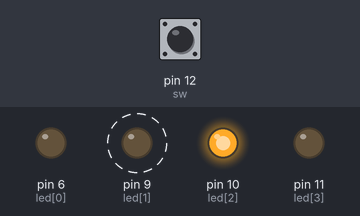
Bench run of a sketch on a simulated Arduino Uno, built with avr-gcc and run on an emulated ATmega328P. On the bench: output pins drawn as LEDs (lit = HIGH). Dashed ring = blinking. Inputs (shaded band) come from the test bench; at power-on: pin 12 (sw) HIGH.

Above: at 0.5 s.
At 1.1 s:
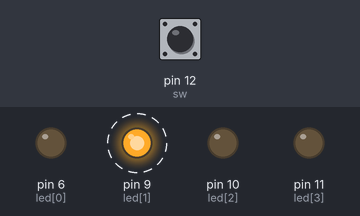
1.3 s: pin 12 (sw) pulled LOW for 3.2 s
At 4.59 s:
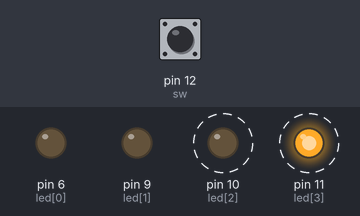
Timing chart, 0 to 12.0 s (numbered marks = the images above; inputs shaded):
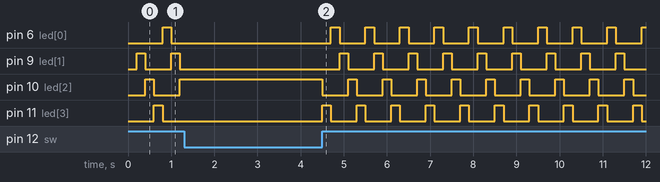

The sketch:

P81-1_SW_4_LED_change_shift_dir.ino
```cpp
/*
*P81-1 回家作業
*利用一個 按鍵開關控制四利用一個 按鍵開關控制四LED 移位方向。每按一下按鍵開關， LED的移動方向改變。
*若LED 原來移動方向為左，按一下鍵開關時改變為右。
*若LED 原來移動方向為右，按一下鍵開關時改變為左。
*/

const uint8_t led[4] = {6,9,10,11};
                      //左                右
const uint8_t sw = 12; //宣告開關輸入腳位

#define SHIFT_INTERVAL 200 //ms，LED shift的間隔
#define DEBOUNCE_INTERVAL 10 //ms，開關去彈跳的間隔

unsigned long last_shift = 0;
int i = 0; //LED index
int dir = 1; //1代表向右，-1代表向左

bool temp_state = 0;
bool sw_state = 0;

void setup()
{
	pinMode(sw, INPUT_PULLUP); //使用內建上拉電阻
	for(int i=0;i<4;i++) pinMode(led[i], OUTPUT);
	for(int i=0;i<4;i++) digitalWrite(led[i], LOW);
}

void loop() //每隔500ms左移一個LED，至最左邊則重新開始
{
	unsigned long now = millis();
	temp_state = digitalRead(sw);
	if(!temp_state)               //開關去彈跳
	{
		delay(DEBOUNCE_INTERVAL);
		while(!digitalRead(sw));
		sw_state = !sw_state;
		if(sw_state) dir = 1; //判斷位移方向
		else dir = -1;
	}

	if(now-last_shift >= SHIFT_INTERVAL)
	{
		digitalWrite(led[i], LOW);
		i+=dir;
		if(i > 3) i = 0;       //避免LED index 超出邊界
		else if(i < 0) i = 3;
		digitalWrite(led[i], HIGH);
		last_shift = now;
	}
}
```
